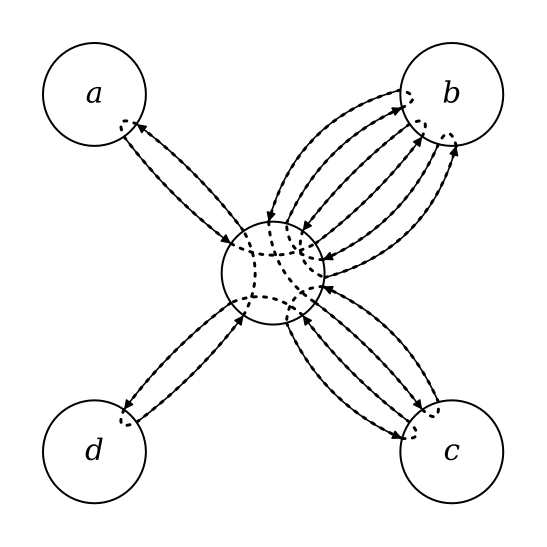

Write Python code to recreate this figure.
"""Generate a directed graph diagram with Eulerian path overlay → graph-path.svg"""
import matplotlib
matplotlib.use("Agg")
import matplotlib.pyplot as plt
from matplotlib.patches import FancyArrowPatch
from matplotlib.path import Path
import matplotlib.patches as mpatches
import numpy as np
from collections import defaultdict

# ── Tuneable parameters ──────────────────────────────────────────
MARGIN          = 0.15
R               = 2.5
VR              = 0.72
EDGE_GAP        = np.radians(20)
BULGE           = 0.30
LOOP_RADIUS     = 0.55
LOOP_ANG_SPREAD = np.radians(50)
LOOP_GAP        = np.radians(28)

PATH_COLOR  = "black"
PATH_LW     = 2.2
PATH_DOTS   = (0, (1.0, 2.5))

# How far the in-vertex arc control point is pulled inward from the
# chord midpoint, as a fraction of VR.  0 = straight chord, 1 = centre.
ARC_INWARD = 0.45

# ── Vertex positions ─────────────────────────────────────────────
vertex_pos = {
    "a": np.array([-R,  R]),
    "b": np.array([ R,  R]),
    "c": np.array([ R, -R]),
    "d": np.array([-R, -R]),
    "e": np.array([ 0.,  0.]),
}
vertex_labels = {"a": "a", "b": "b", "c": "c", "d": "d", "e": " "}

# ── Directed edges ───────────────────────────────────────────────
edges = (
    [("a", "e"), ("e", "a")]
  + [("b", "e"), ("e", "b")] * 3
  + [("c", "e"), ("e", "c")] * 2
  + [("d", "e"), ("e", "d")]
)

# ═══════════════════════════════════════════════════════════════════
# 1.  Group edges by canonical pair
# ═══════════════════════════════════════════════════════════════════
pair_edges  = defaultdict(list)
loop_edges  = defaultdict(list)

for ei, (s, d) in enumerate(edges):
    if s == d:
        loop_edges[s].append(ei)
    else:
        canonical = tuple(sorted([s, d]))
        direction = +1 if (s, d) == canonical else -1
        pair_edges[canonical].append((ei, direction))

attach_ang   = {}
bulge_offset = {}
edge_canon   = {}

for (u, v), elist in pair_edges.items():
    n      = len(elist)
    diff   = vertex_pos[v] - vertex_pos[u]
    base_u = np.arctan2(diff[1], diff[0])
    base_v = base_u + np.pi

    for i, (ei, _) in enumerate(elist):
        off = (i - (n - 1) / 2) * EDGE_GAP
        attach_ang[(ei, u)] = base_u + off
        attach_ang[(ei, v)] = base_v - off
        bulge_offset[ei]    = (i - (n - 1) / 2) * BULGE
        edge_canon[ei]      = (u, v)

loop_attach = {}
for v, eidxs in loop_edges.items():
    n        = len(eidxs)
    centroid = np.mean(list(vertex_pos.values()), axis=0)
    outward  = vertex_pos[v] - centroid
    base_dir = np.arctan2(outward[1], outward[0])
    for i, ei in enumerate(eidxs):
        centre_ang      = base_dir + (i - (n - 1) / 2) * LOOP_GAP
        loop_attach[ei] = (centre_ang - LOOP_ANG_SPREAD,
                           centre_ang + LOOP_ANG_SPREAD)

# ═══════════════════════════════════════════════════════════════════
# 2.  Geometry helpers
# ═══════════════════════════════════════════════════════════════════

def pt_on_circle(vertex, ei):
    a = attach_ang[(ei, vertex)]
    c = vertex_pos[vertex]
    return c + VR * np.array([np.cos(a), np.sin(a)])

def bezier_control(ei):
    u, v   = edge_canon[ei]
    p_u    = pt_on_circle(u, ei)
    p_v    = pt_on_circle(v, ei)
    mid    = (p_u + p_v) * 0.5
    diff   = p_v - p_u
    length = np.linalg.norm(diff)
    if length < 1e-9:
        return mid
    perp = np.array([-diff[1], diff[0]]) / length
    return mid + bulge_offset[ei] * perp

def loop_cubic_controls(ei):
    v = edges[ei][0]
    ang_out, ang_in = loop_attach[ei]
    p0  = vertex_pos[v] + VR  * np.array([np.cos(ang_out), np.sin(ang_out)])
    p1  = vertex_pos[v] + VR  * np.array([np.cos(ang_in),  np.sin(ang_in)])
    lev = VR + LOOP_RADIUS
    cp1 = vertex_pos[v] + lev * np.array([np.cos(ang_out), np.sin(ang_out)])
    cp2 = vertex_pos[v] + lev * np.array([np.cos(ang_in),  np.sin(ang_in)])
    return p0, cp1, cp2, p1

def edge_attach_angle(ei, vertex):
    return attach_ang[(ei, vertex)]

# ═══════════════════════════════════════════════════════════════════
# 3.  Hardcoded Eulerian path
#     e-b-e-c-e-c-e-d-e-a-e-b-e-b-e
#     edge sequence: [3,2,9,8,11,10,13,12,1,0,5,4,7,6]
# ═══════════════════════════════════════════════════════════════════

path_vertices = ["e","b","e","c","e","c","e","d","e","a","e","b","e","b","e"]
path_edges    = [3, 2, 9, 8, 11, 10, 13, 12, 1, 0, 5, 4, 7, 6]

for step, ei in enumerate(path_edges):
    s, d = edges[ei]
    assert s == path_vertices[step] and d == path_vertices[step + 1], (
        f"step {step}: edge {ei}=({s},{d}) doesn't match "
        f"{path_vertices[step]}→{path_vertices[step+1]}"
    )

# ═══════════════════════════════════════════════════════════════════
# 4.  In-vertex connector: inward-bulging quadratic Bézier
#
#   p0  — point on circle boundary at the ARRIVING edge's angle
#   p1  — point on circle boundary at the DEPARTING edge's angle
#   cp  — chord midpoint pulled toward the vertex centre by ARC_INWARD
#
#   This gives a smooth shallow curve whose concave side faces OUTWARD
#   (away from the centre), exactly as requested.
# ═══════════════════════════════════════════════════════════════════

def inward_bezier_path(vertex, ei_in, ei_out):
    """Quadratic Bézier inside the vertex circle, bulging toward centre."""
    centre = vertex_pos[vertex]
    a_in   = edge_attach_angle(ei_in,  vertex)
    a_out  = edge_attach_angle(ei_out, vertex)

    p0 = centre + VR * np.array([np.cos(a_in),  np.sin(a_in)])
    p1 = centre + VR * np.array([np.cos(a_out), np.sin(a_out)])

    # Midpoint of the chord, then pulled inward (toward centre)
    chord_mid = (p0 + p1) * 0.5
    inward    = centre - chord_mid          # vector pointing to centre
    inward_len = np.linalg.norm(inward)

    if inward_len < 1e-9:
        # Degenerate: both edges leave from the same angle — tiny stub
        cp = chord_mid
    else:
        # Pull the control point inward by ARC_INWARD * VR so the curve
        # always has a consistent depth regardless of angular separation
        cp = chord_mid + (inward / inward_len) * ARC_INWARD * VR

    return Path([p0, cp, p1],
                [Path.MOVETO, Path.CURVE3, Path.CURVE3])


# ═══════════════════════════════════════════════════════════════════
# 5.  Figure
# ═══════════════════════════════════════════════════════════════════

fig, ax = plt.subplots(figsize=(7, 7))
lim = R + VR + 0.4
ax.set_xlim(-lim, lim)
ax.set_ylim(-lim, lim)
ax.set_aspect("equal")
ax.axis("off")
fig.patch.set_facecolor("white")

# ── 5a. Black arrow edges  (zorder 2) ────────────────────────────
for ei, (s, d) in enumerate(edges):
    if s == d:
        p0, cp1, cp2, p1 = loop_cubic_controls(ei)
        arrow = FancyArrowPatch(
            path=Path([p0, cp1, cp2, p1],
                      [Path.MOVETO, Path.CURVE4, Path.CURVE4, Path.CURVE4]),
            arrowstyle="-|>", mutation_scale=14,
            linewidth=1.2, color="black", zorder=2,
        )
    else:
        p0 = pt_on_circle(s, ei)
        p1 = pt_on_circle(d, ei)
        cp = bezier_control(ei)
        arrow = FancyArrowPatch(
            path=Path([p0, cp, p1],
                      [Path.MOVETO, Path.CURVE3, Path.CURVE3]),
            arrowstyle="-|>", mutation_scale=14,
            linewidth=1.2, color="black", zorder=2,
        )
    ax.add_patch(arrow)

# ── 5b. Dotted path overlays on edges  (zorder 3) ────────────────
def draw_edge_overlay(ax, ei):
    s, d = edges[ei]
    if s == d:
        p0, cp1, cp2, p1 = loop_cubic_controls(ei)
        verts = [p0, cp1, cp2, p1]
        codes = [Path.MOVETO, Path.CURVE4, Path.CURVE4, Path.CURVE4]
    else:
        p0 = pt_on_circle(s, ei)
        p1 = pt_on_circle(d, ei)
        cp = bezier_control(ei)
        verts = [p0, cp, p1]
        codes = [Path.MOVETO, Path.CURVE3, Path.CURVE3]

    ax.add_patch(mpatches.PathPatch(
        Path(verts, codes),
        facecolor="none", edgecolor=PATH_COLOR,
        linewidth=PATH_LW, linestyle=PATH_DOTS,
        capstyle="round", zorder=3,
    ))

for ei in path_edges:
    draw_edge_overlay(ax, ei)

# ── 5c. Vertex circles  (zorder 4) ───────────────────────────────
for name, p in vertex_pos.items():
    ax.add_patch(plt.Circle(p, VR, lw=1.5, ec="black", fc="white", zorder=4))

# ── 5d. In-vertex inward Bézier connectors  (zorder 5) ───────────
for i in range(1, len(path_vertices) - 1):
    v      = path_vertices[i]
    ei_in  = path_edges[i - 1]
    ei_out = path_edges[i]
    ax.add_patch(mpatches.PathPatch(
        inward_bezier_path(v, ei_in, ei_out),
        facecolor="none", edgecolor=PATH_COLOR,
        linewidth=PATH_LW, linestyle=PATH_DOTS,
        capstyle="round", zorder=5,
    ))

# ── 5d-cycle. Close the cycle: connect last arriving edge back to first ──
v_cycle    = path_vertices[0]          # == path_vertices[-1] == "e"
ei_in_cyc  = path_edges[-1]           # last edge  (arriving)
ei_out_cyc = path_edges[0]            # first edge (departing)
ax.add_patch(mpatches.PathPatch(
    inward_bezier_path(v_cycle, ei_in_cyc, ei_out_cyc),
    facecolor="none", edgecolor=PATH_COLOR,
    linewidth=PATH_LW, linestyle=PATH_DOTS,
    capstyle="round", zorder=5,
))

# ── 5e. Labels  (zorder 6) ───────────────────────────────────────
for name, p in vertex_pos.items():
    ax.text(*p, vertex_labels.get(name, name),
            ha="center", va="center",
            fontsize=22, fontfamily="serif", fontstyle="italic", zorder=6)

# ── Save ─────────────────────────────────────────────────────────
fig.savefig("graph-path.svg", format="svg",
            bbox_inches="tight", pad_inches=MARGIN,
            facecolor="white", edgecolor="none")
plt.close(fig)
print("Saved graph-path.svg")
